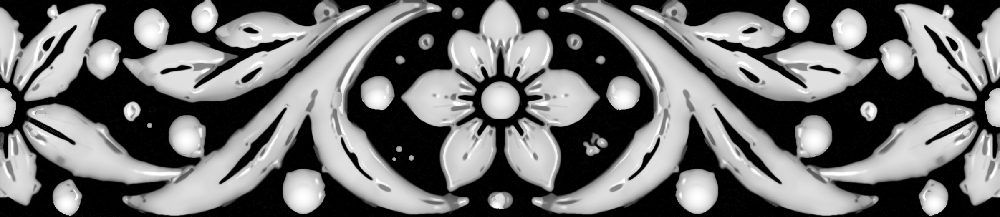
#> input picture legacy/maps/band_raster_src.png, 1000 x 217 px, shrunk from 2396 x 520 before the run
$ python add_berries.py ../../legacy/maps/band_raster_src.png ../../legacy/maps/band_period.png
#> lines starting #> are read from the running program, lines starting #| are printed output that depends on the picture; after the words box and inside, x2 and y2 are one past the last pixel; in counts of white or black regions, pixels touching at a corner belong together
#!/usr/bin/env python3
"""D75 (I4): add glossy berries in free ground gaps of the band map (ref has ~20+ berries, map had ~8).
Greedy: biggest free ground disc (periodic in x) -> round dome, until no gap >= DMIN. Deterministic.
usage: python3 tools/vec/add_berries.py IN.png OUT.png   (env DMIN 30, RMAX 38, RMIN 22, NMAX 14, PEAK .75, MARGIN 55, GAP 6)
"""
import os, sys
import numpy as np
import scipy.ndimage as ndi
from PIL import Image

E = lambda k, d: float(os.environ.get(k, d))
DMIN, RMAX, RMIN, NMAX, PEAK, MARGIN, GAP = E('DMIN', 30), E('RMAX', 38), E('RMIN', 22), int(E('NMAX', 14)), E('PEAK', .75), E("MARGIN", 55), E('GAP', 6)
PAD = 100


def main(src, dst):
#> called with src = '../../legacy/maps/band_raster_src.png', dst = '../../legacy/maps/band_period.png'
    m16 = np.array(Image.open(src)).astype(np.float64)
    m = m16 / 65535.0
    H, W = m.shape
#> H = 217; W = 1000
    ground = np.pad(m < 0.05, ((0, 0), (PAD, PAD)), mode='wrap')
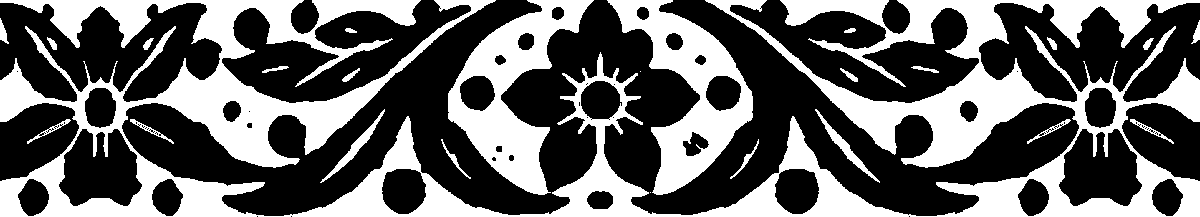
#> ground: shape (217, 1200) bool; 38.9% white; 25 white regions (2 under 20 px), largest, box (x1, y1, x2, y2) and area: (0, 0, 1200, 217) 77643, (448, 0, 594, 195) 10496, (607, 0, 753, 195) 10219
    yy, xx = np.mgrid[0:H, 0:W + 2 * PAD]
    placed = []
    for _ in range(NMAX):
        d = ndi.distance_transform_edt(ground)
        d[:int(MARGIN + RMIN)] = 0
        d[H - int(MARGIN + RMIN):] = 0
        d[:, :PAD] = 0          # candidates only in the real columns; the padding just supplies the wrap
        d[:, W + PAD:] = 0
        cy, cx = np.unravel_index(np.argmax(d), d.shape)
        dm = d[cy, cx]
        if dm < DMIN:
            break
        r = float(np.clip(dm - GAP, RMIN, RMAX))
        r = min(r, cy - MARGIN, H - 1 - cy - MARGIN)
        rho = np.hypot(xx - cx, yy - cy)
        ground[rho < r + GAP] = False
        placed.append(((cx - PAD) % W, cy, r))
        # dome: sqrt-ish cap with a short wall, like the existing berries
        t = np.clip(rho / r, 0, 1.2)
        cap = PEAK * np.clip(1 - t ** 2, 0, 1) ** 0.55
        wall = np.clip((1.0 - t) / 0.06, 0, 1)   # ~3 px wall so the rim is steep but not a cliff
        h = cap * wall
        # fold the padded canvas back onto the map (periodic)
        hp = h[:, PAD:PAD + W].copy()
        hp[:, :PAD] = np.maximum(hp[:, :PAD], h[:, PAD + W:PAD + W + PAD])
        hp[:, W - PAD:] = np.maximum(hp[:, W - PAD:], h[:, :PAD])
        m = np.maximum(m, hp)
#> this loop made 1 pass
#> (cy, cx, dm) on pass 1: (139, 954, 21.84)
#> pass 1, in main, `d = ndi.distance_transform_edt(ground)`:
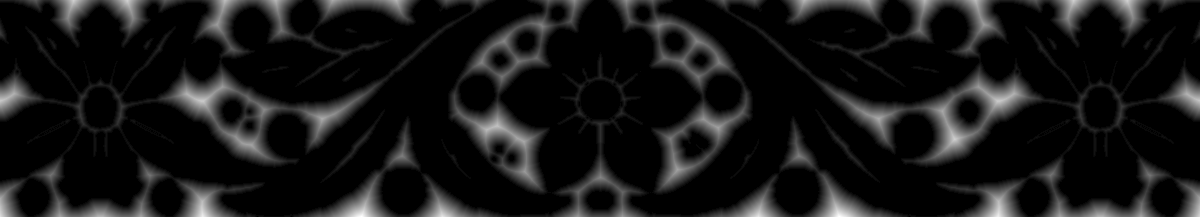
#> d: shape (217, 1200) float64; min 0, max 26.93, mean 2.4; drawn with min black and max white
#> after the loop:
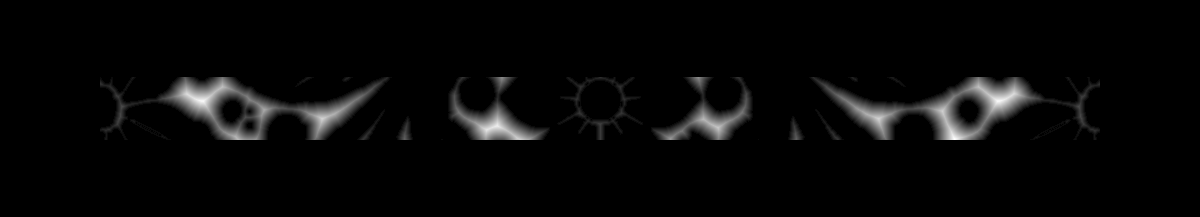
#> d: shape (217, 1200) float64; min 0, max 21.84, mean 0.6; drawn with min black and max white
#> after the loop, placed = []
    out = np.clip(np.round(m * 65535.0), 0, 65535).astype(np.uint16)
#> out is the input picture: shape (217, 1000) uint16; min 0, max 65535, mean 28514.9
    Image.fromarray(out).save(dst)
    for x, y, r in placed:
        print('berry x%4d y%3d r%4.1f' % (x, y, r))
#> this loop made 0 passes
    print(len(placed), 'berries; px changed', int((out != m16).sum()))
#| 0 berries; px changed 0


if __name__ == '__main__':
    main(sys.argv[1], sys.argv[2])

$ run again, on legacy/maps/band_period_v1.png
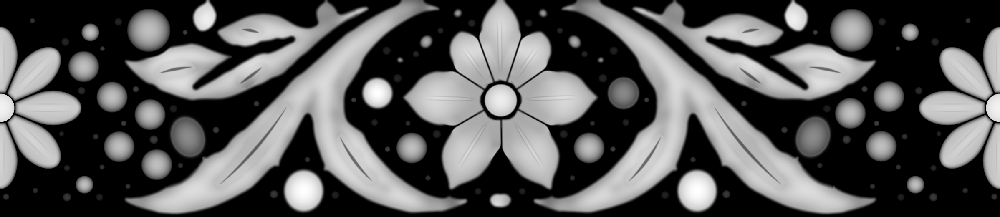
#> input picture legacy/maps/band_period_v1.png, 1000 x 217 px, shrunk from 2396 x 520 before the run
#> in main, `ground = np.pad(m < 0.05, ((0, 0), (PAD, PAD)), mode='wrap')`:
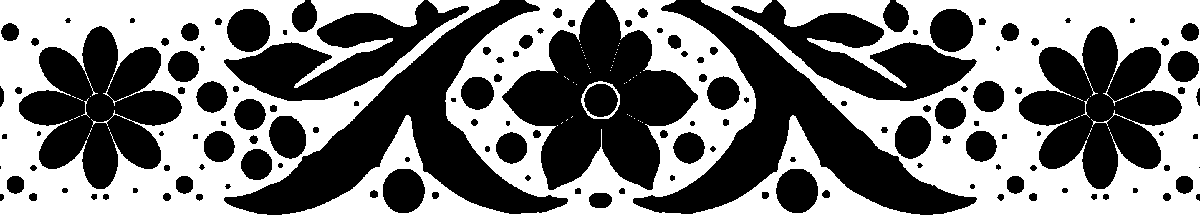
#> ground: shape (217, 1200) bool; 48.9% white; 61 white regions (57 under 20 px), largest, box (x1, y1, x2, y2) and area: (0, 0, 1200, 217) 126928, (581, 81, 620, 119) 297, (81, 98, 90, 118) 31, (1081, 98, 1090, 118) 31
#> the loop in main, `for _ in range(NMAX):` made 1 pass
#> (cy, cx, dm) on pass 1: (115, 331, 17.46)
#> after the loop in main, `for _ in range(NMAX):`:
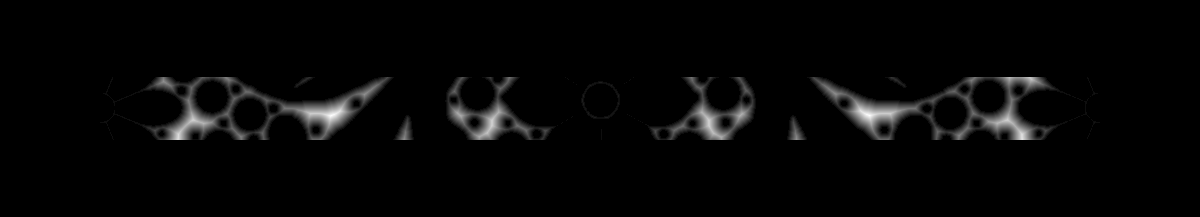
#> d: shape (217, 1200) float64; min 0, max 17.46, mean 0.428; drawn with min black and max white
#> after the loop in main, `for _ in range(NMAX):`: placed = []
#> in main, out is the input picture: shape (217, 1000) uint16; min 0, max 65529, mean 22161.7
#| 0 berries; px changed 0
